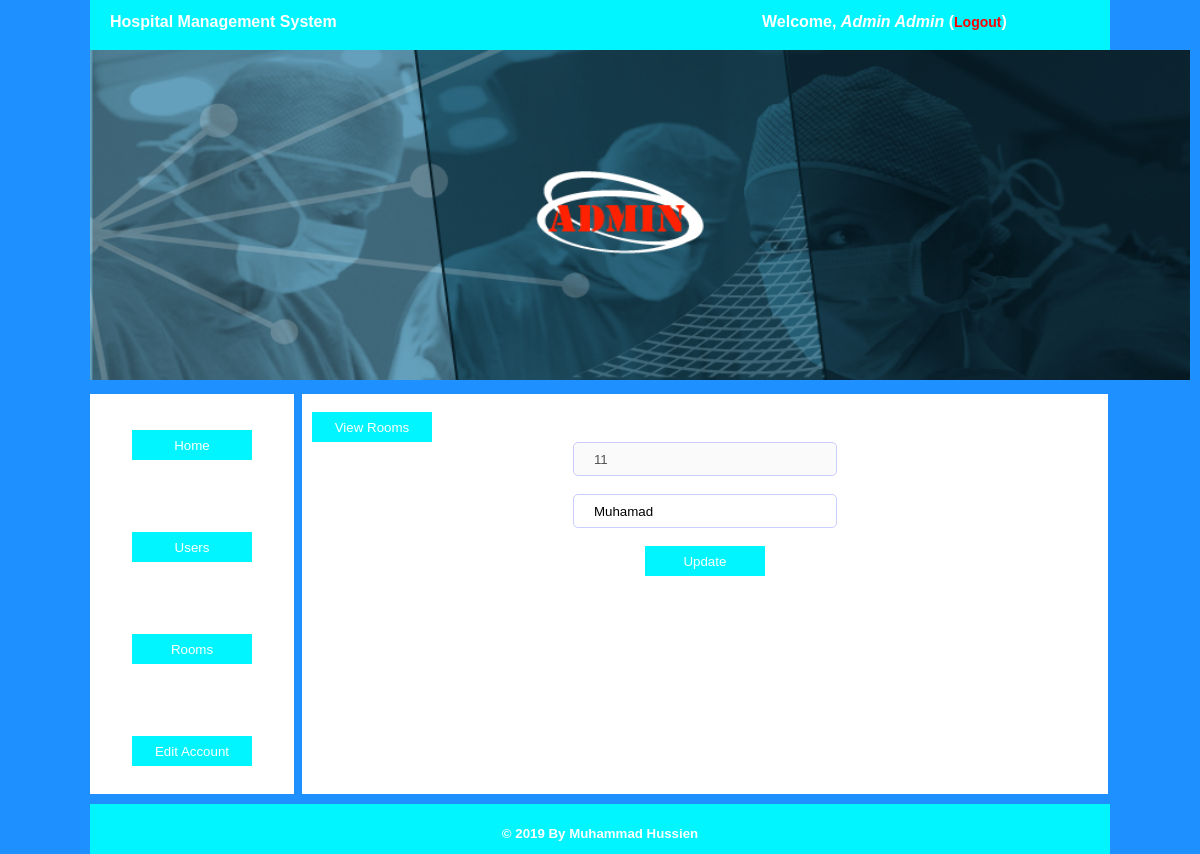
The page /admin/editroom.php?id=11 (signed in) on the database its author committed.
### tables this page shows
CREATE TABLE `users` (
  `username` varchar(50) NOT NULL,
  `password` varchar(40) NOT NULL,
  `fname` varchar(40) NOT NULL,
  `sname` varchar(40) NOT NULL,
  `type` varchar(40) NOT NULL
);

CREATE TABLE `rooms` (
  `room_no` int(11) NOT NULL,
  `room_name` varchar(100) NOT NULL,
  `patientsinroom` int(11) NOT NULL
);

### admin/editroom.php (the view, shortened to what this page needs)
<!DOCTYPE html>
<html lang="en">
<head>
	<link rel="stylesheet" type="text/css" href="../assets/style.css">
</head>
<body>
	<div class="wrapper">
	<?php
		include "includes/header.php";
		include "includes/left.php";
	 ?>
		<div class="right"><br>
			<a href="rooms.php" style="margin-left:10px;"><button class="btnlink">View Rooms</button></a><br>
			<?php
			$id = $_GET['id'];
			?>
			<center>
				<form action="editroom.php?id=<?php echo $id; ?>" method="POST">
				<input type="text" name="number" class="form" value="<?php echo $id; ?>" required="required" disabled="disabled"><br><br>
				<?php
				require_once '../includes/connect.php';
				$sql = "SELECT * FROM `rooms` WHERE `room_no`='$id'";
				$query = mysqli_query($con,$sql);
				while ($row = mysqli_fetch_array($query)) {
					?>
					<input type="text" name="name" class="form" value="<?php echo $row['room_name']; ?>" required="required"><br><br>
					<?php
				}
				 ?>
				<input type="submit" value="Update" class="btnlink" name="btn">
			</form>
			</center>
		</div>
		<?php
		include "includes/footer.php";
		 ?>
	</div>
</body>
</html>

### includes/users.php (shortened to what this page needs)
<?php
function admindetails()
{
	require("connect.php");
	$type = $_SESSION['type'];
	$username = $_SESSION['admin'];
	$sql = "SELECT * FROM hospital.users WHERE `username`='$username' AND `type`='$type'";
	$query = mysqli_query($con, $sql);
	while ($row =mysqli_fetch_array($query)) {
		echo "Welcome, <i>".$row['fname']." ".$row['sname']."</i> (<a href='../logout.php'>Logout</a>)";
	}
}
?>

### assets/style.css (style rules this page uses)
body { margin: 0; padding: 0; background-color: #00F5FF; font-family: Arial,Lucida Sans; }
.wrapper { min-height: 400px; max-height: auto; width: 85%; margin: 0 auto; font-family: Arial,Lucida Sans; }
.headerright a { text-decoration: none; font-size: 14px; color: red; }
.btnlink { height: 30px; width: 120px; background-color: #00F5FF; border: 0; margin: 0; color: white; cursor: pointer; }
.right { min-height: 400px; max-height: auto; width: 79%; margin-left: 8px; background-color: white; margin-top: 10px; float: left; }
.form { height: 30px; width: 240px; border: 1px solid #ccf; border-radius: 5px; padding-left: 20px; }

### admin/includes/header.php (style rules this page uses)
body { background-color: #1E90FF; }

### rows shown on the page
users: fname "Admin", sname "Admin"
rooms: name "Muhamad"
